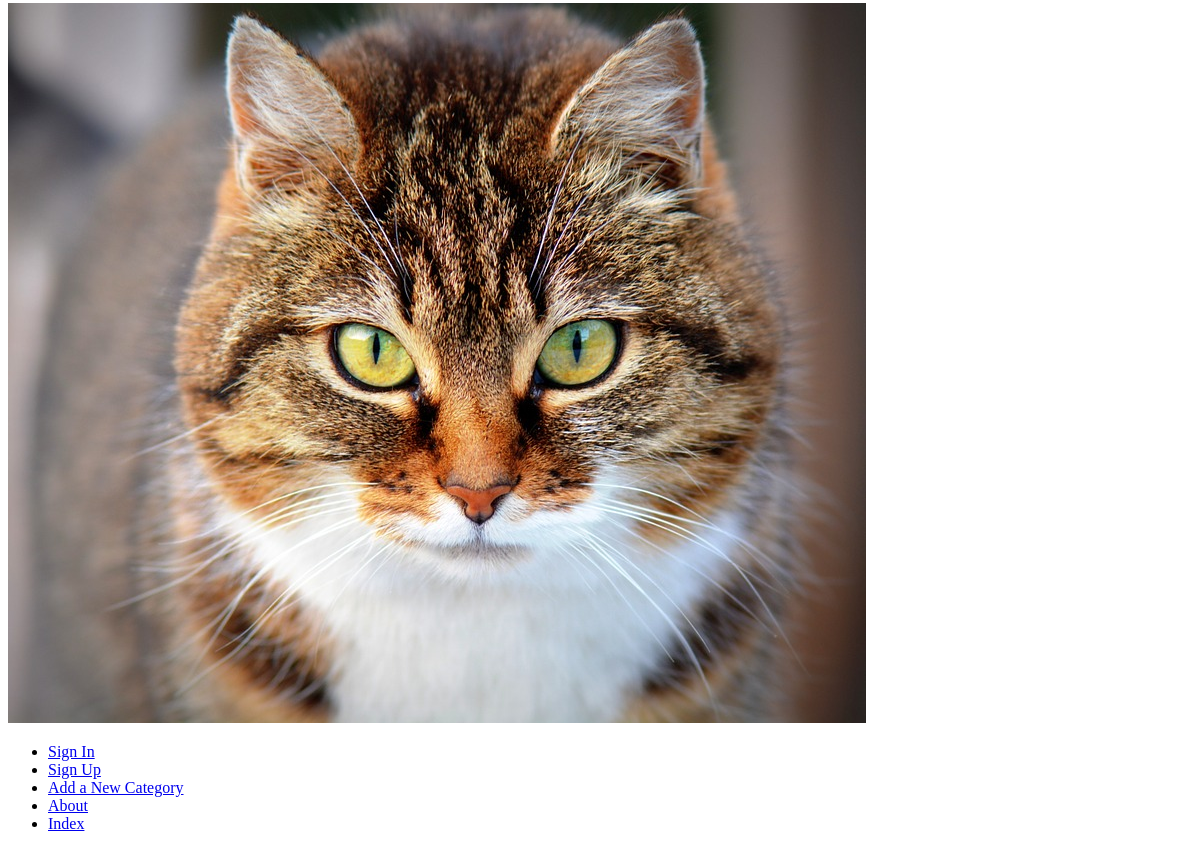
Page /rango/about/ (lower part) on the earlier database version.
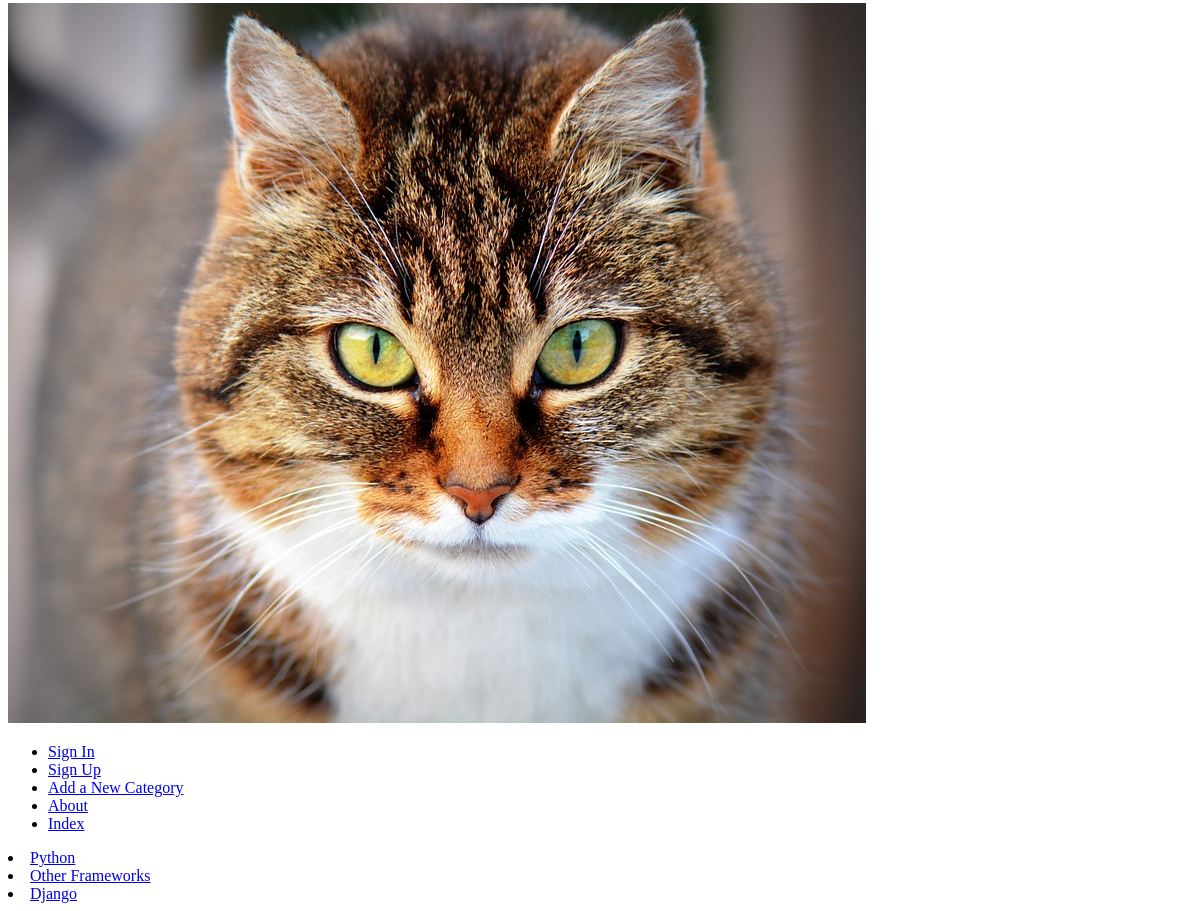
Same page on the later database version.
### rango/models.py (models this page shows, shortened)
class Category(models.Model):
    name = models.CharField(max_length=128, unique=True)
    views = models.IntegerField(default=0)
    likes = models.IntegerField(default=0)
    slug = models.SlugField(unique=True)
    class Meta:
        verbose_name_plural = 'Categories'

### rango/views.py (the view)
# urls.py: url(r'about/$', views.about, name='about'),
def about(request):
    return render(request, 'rango/about.html')

### rango/templatetags/rango_template_tags.py (called while the page is built)
@register.inclusion_tag('rango/cats.html')
def get_category_list(cat=None):
    return {'cats': Category.objects.all(),
        'act_cat': cat}

### templates/rango/about.html (shortened to what this page needs)
<!DOCTYPE html>
{% extends 'rango/base.html' %}
{% load staticfiles %}
 {% block body_block %}
 	This is <strong>Rango's about page</strong>.<br />
 	<a href="/rango/">Click to return to the index page.</a><br />
 	Here's a picture of Rango!<br />
    <img /> <img src="{{ MEDIA_URL}}cat.jpg" alt="Picture of Cat" />
 {% endblock %}

### templates/rango/cats.html
{% for c in cats %}
{% if c == act_cat %}
<li>
<strong>
<a href="{% url 'show_category' c.slug %}">{{ c.name }}</a>
</strong>
</li>
{% else %}
<li>
<a href="{% url 'show_category' c.slug %}">{{ c.name }}</a>
</li>
{% endif %}
{% endfor %}

Differences in the rows shown:
added Category: name "Python"
added Category: name "Other Frameworks"
added Category: name "Django"
